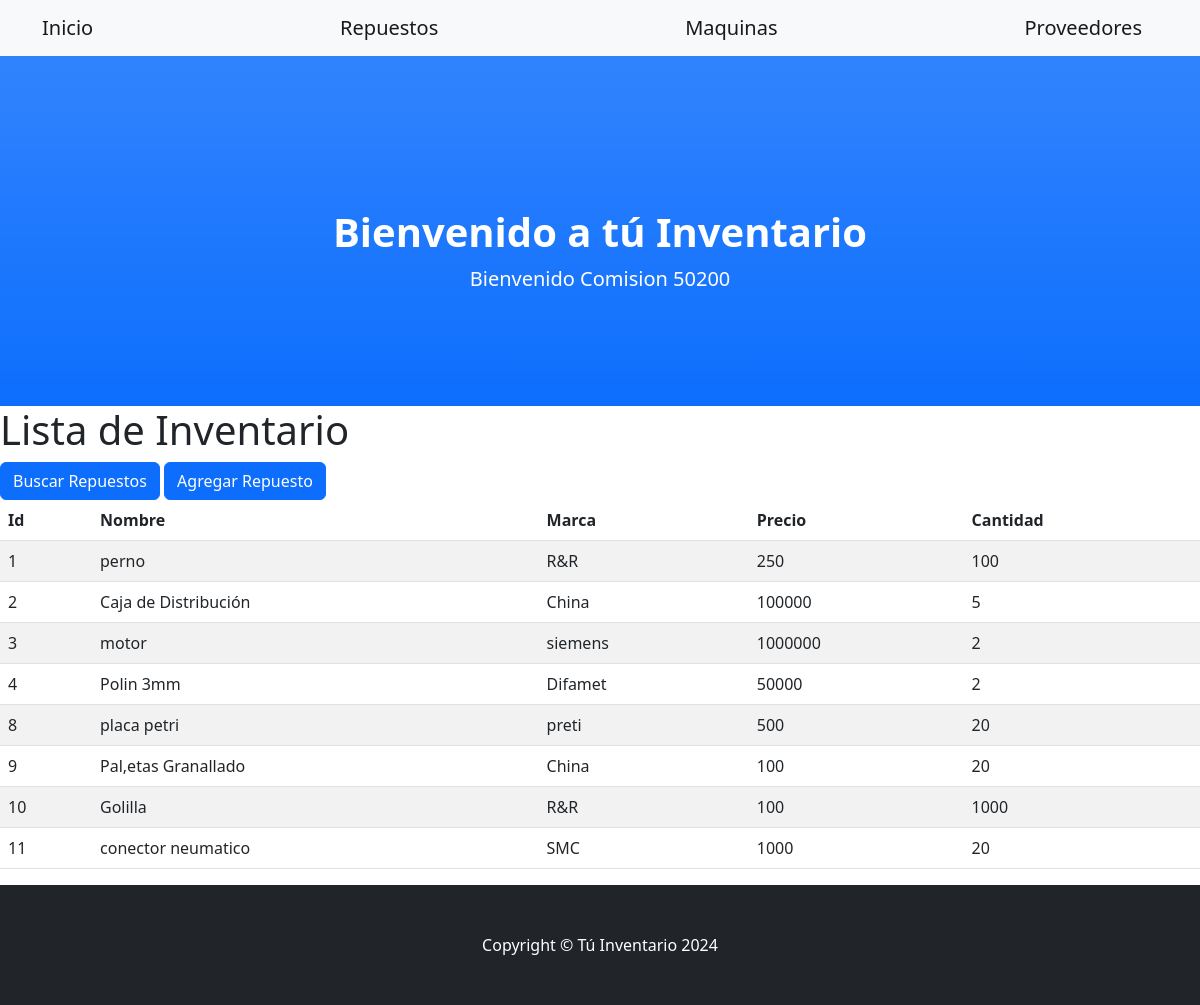
The app's page /aplicacion/repuestos/ with its own data.
### aplicacion/models.py (models this page shows, shortened)
class Repuestos(models.Model):
    nombre = models.CharField(max_length=50)
    marca = models.CharField(max_length=50)
    precio = models.IntegerField()
    cantidad = models.IntegerField()

### aplicacion/views.py (the view)
# urls.py: path('repuestos/', repuestos, name="repuestos"),
def repuestos(request): # Cambiar a repuestos
    contexto = {'repuestos': Repuestos.objects.all()}
    return render(request, "aplicacion/repuestos.html", contexto) # le digo que busque en aplicacion un cursos.html

### aplicacion/templates/aplicacion/repuestos.html
{% extends 'aplicacion/home.html' %}
{% block descripcion %}
<h1> Lista de Inventario </h1>
{% endblock descripcion %}
{% block contenido %}
<a href="http://localhost:8000/aplicacion/buscar/" class="btn btn-primary">Buscar Repuestos</a>
<a href="http://localhost:8000/aplicacion/repuestos_form/" class="btn btn-primary">Agregar Repuesto</a>
    <table class="table table-striped">
        <thead>
            <tr>
                <th>Id</th>
                <th>Nombre</th>
                <th>Marca</th>
                <th>Precio</th>
                <th>Cantidad</th>
            </tr>
        </thead>
        <tbody>
    {% for r in repuestos  %}
            <tr>
                <td>{{ r.id }}</td>
                <td>{{ r.nombre }}</td>
                <td>{{ r.marca }}</td>
                <td>{{ r.precio }}</td>
                <td>{{ r.cantidad }}</td>
            </tr>
    {% endfor %}
        </tbody>
    </table>
{% endblock contenido %}

### aplicacion/templates/aplicacion/home.html (shortened to what this page needs)
<!DOCTYPE html>
<html lang="en">
    <head>
        {% load static %}
        <link href="{% static 'css/styles.css' %}" rel="stylesheet" />
    </head>
    <body id="page-top">
        <nav class="navbar navbar-light bg-light static-top">
            <div class="container">
                <a class="navbar-brand" href="{% url 'home' %}">Inicio</a>
                <a class="navbar-brand" href="{% url 'repuestos' %}">Repuestos</a>
                <a class="navbar-brand" href="{% url 'maquina' %}">Maquinas</a>
                <a class="navbar-brand" href="{% url 'proveedores' %}">Proveedores</a>
            </div>
        </nav>
        <header class="bg-primary bg-gradient text-white">
            <div class="container px-4 text-center">
                <h1 class="fw-bolder">Bienvenido a tú Inventario</h1>
                <p class="lead">Bienvenido Comision 50200</p>
            </div>
        </header>
        {% block descripcion %}{% endblock descripcion %}
        {% block contenido %}
        {% endblock contenido %}
        <footer class="py-5 bg-dark">
            <div class="container px-4"><p class="m-0 text-center text-white">Copyright &copy; Tú Inventario 2024</p></div>
        </footer>
    </body>
</html>

### records on screen
Repuestos: id "1", nombre "perno", marca "R&R", precio "250", cantidad "100"
Repuestos: id "2", nombre "Caja de Distribución", marca "China", precio "100000", cantidad "5"
Repuestos: id "3", nombre "motor", marca "siemens", precio "1000000", cantidad "2"
Repuestos: id "4", nombre "Polin 3mm", marca "Difamet", precio "50000", cantidad "2"
Repuestos: id "8", nombre "placa petri", marca "preti", precio "500", cantidad "20"
Repuestos: id "9", nombre "Pal,etas Granallado", marca "China", precio "100", cantidad "20"
Repuestos: id "10", nombre "Golilla", marca "R&R", precio "100", cantidad "1000"
Repuestos: id "11", nombre "conector neumatico", marca "SMC", precio "1000", cantidad "20"
